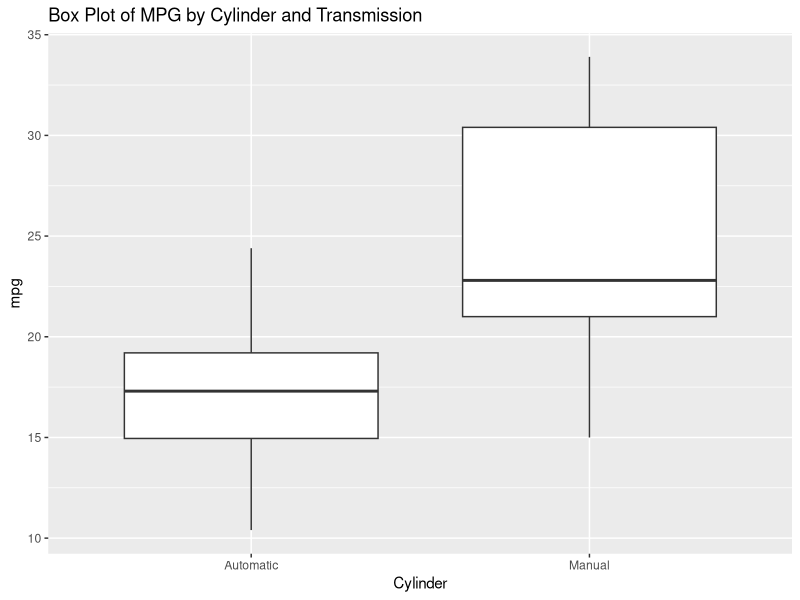
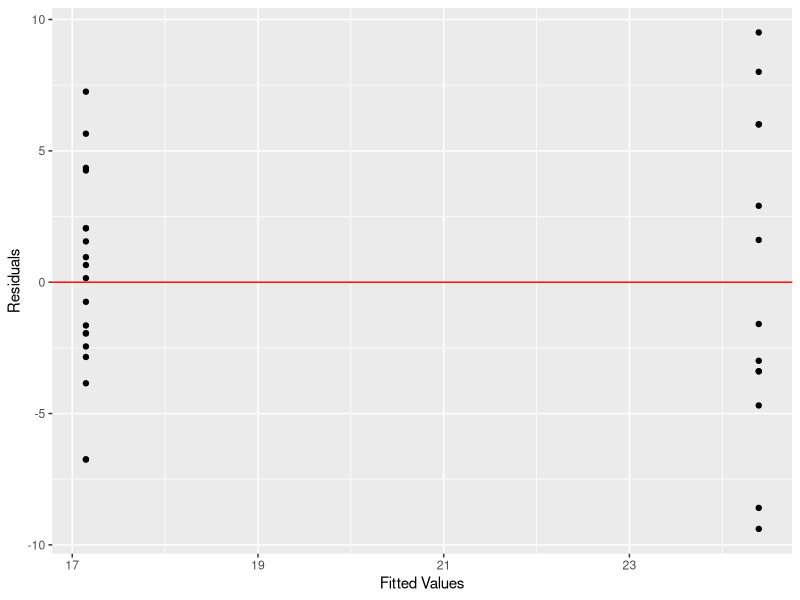
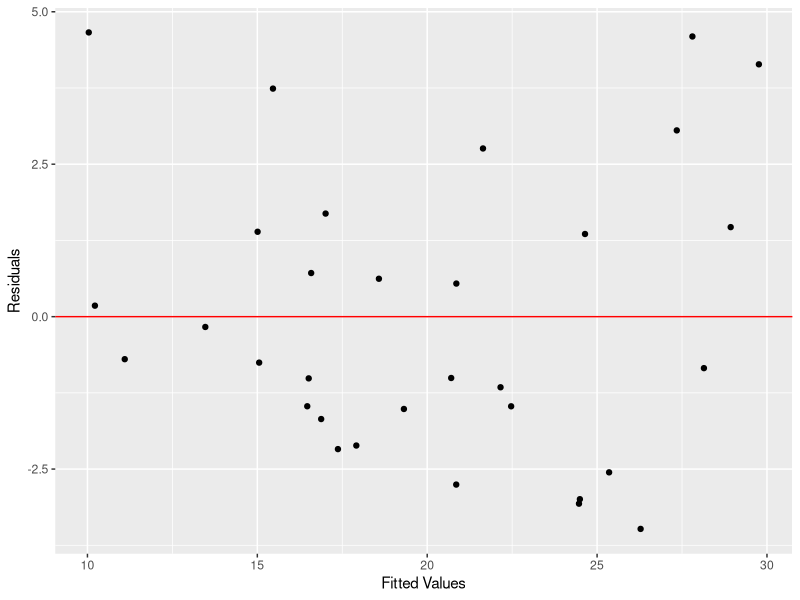

These charts were generated, in order, by the following R code:
## ---- chunk 1
knitr::opts_chunk$set(echo = FALSE,fig.align = "center",
                      fig.height = 3,fig.width = 5)
library(ggplot2)
library(dplyr)
## ---- chunk 2
mtcars_new <- mtcars %>% 
  mutate(transmission = ifelse(am == 0, 'Automatic', 'Manual')) %>% 
  select(-am)
ggplot(mtcars_new) + 
  geom_boxplot(aes(x = transmission, y = mpg)) +
  xlab('Cylinder') + 
  ggtitle('Box Plot of MPG by Cylinder and Transmission')
## ---- chunk 3
fit <- lm(mpg ~ transmission, mtcars_new)
coef(summary(fit))
## ---- chunk 4
ggplot() + geom_point(aes(x = fit$fitted.values, y = fit$residuals)) + 
  xlab('Fitted Values') + ylab('Residuals') + 
  geom_hline(aes(yintercept = 0), col = 'red')
## ---- chunk 5
print(cor(mtcars))
## ---- chunk 6
summary(lm(mpg ~ ., data = mtcars_new)) %>% coef
## ---- chunk 7
best_fit <- step(lm(mpg ~ ., data = mtcars_new), trace = 0)
summary(best_fit) %>% coef
## ---- chunk 8
ggplot() + geom_point(aes(x = best_fit$fitted.values, 
                          y = best_fit$residuals)) + 
  xlab('Fitted Values') + ylab('Residuals') + 
  geom_hline(aes(yintercept = 0), col = 'red')
## ---- chunk 9
anova(lm(mpg ~ wt + qsec, data = mtcars), best_fit)
